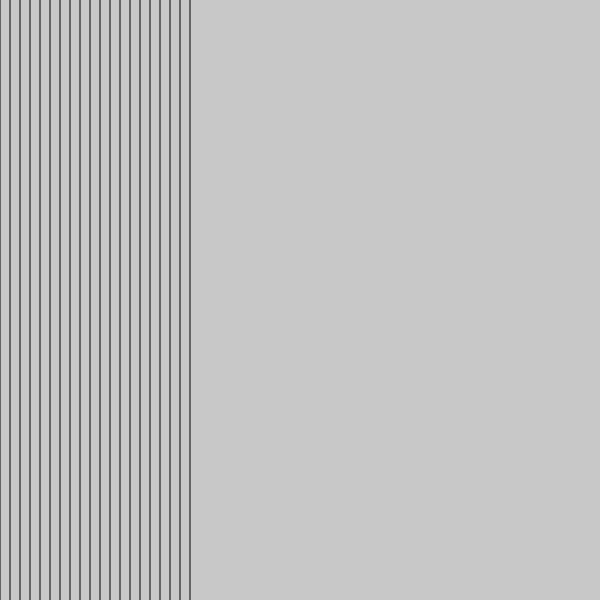
Frame 1 (no input)
Frame 60 (no input): identical to frame 1, image omitted
Frame 120 (the mouse pressed at the canvas centre since frame 60): identical to frame 1, image omitted

The p5.js sketch that drew this single still picture (run headless with seeded random() and noise() and a simulated clock; from frame 60 on, the mouse is pressed at the canvas centre):

// p5.js sketch
// ── sketch.js
function setup() {
  createCanvas(600, 600);
}

function draw() {
  background(200);
  // Basic for loop setup. 
  //    init    ;  test  ; update
  for (var i = 0; i < 200; i+=10){
    // statements to run
    line(i, 0, i, height);
  }
  
  // Uncomment the code below to draw gradient
  // from black to white
  // for (var i = 0; i < width; i++){
  //   stroke(i/width * 255);
  //   line(i, 0, i, height);
  // }
}
